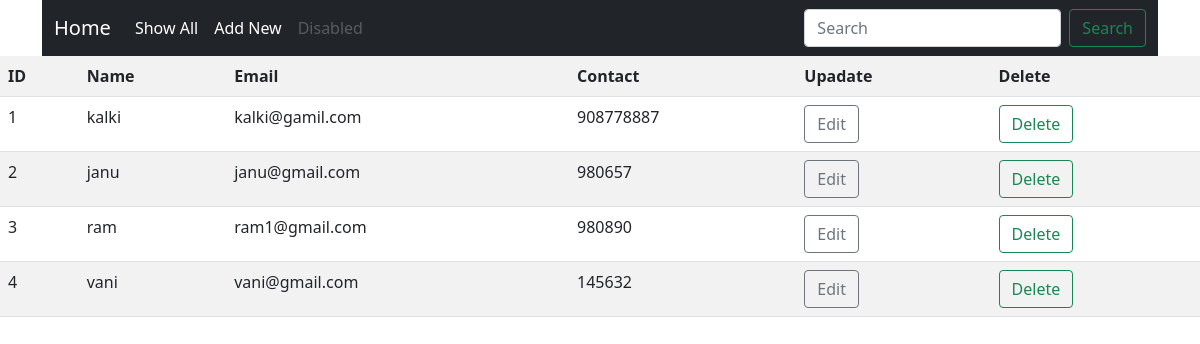
The page /show on the database its author committed.
### app33/models.py (models this page shows)
class User(models.Model):
    uid=models.CharField(max_length=20)
    uname=models.CharField(max_length=100)
    uemail=models.EmailField(max_length=100)
    ucontact=models.IntegerField()

### app33/views.py (the view)
# urls.py: path('show',views.show),
def show(request):
    user=User.objects.all
    return render(request,"show.html",{'user':user})

### templates/show.html
{% extends 'base.html' %}
{% block content %}
<table class="table table-striped" >
    <tr>
        <th>ID</th>
        <th>Name</th>
        <th>Email</th>
        <th>Contact</th>
        <th>Upadate</th>
        <th>Delete</th>
    </tr>
    {% for i in user %}
        <tr>
            <td>{{ i.uid }}</td>
            <td>{{ i.uname }}</td>
            <td>{{ i.uemail }}</td>
            <td>{{ i.ucontact }}</td>
            <td>
                <a class="btn btn-outline-secondary" href="edit/{{ i.id }}">Edit</a>
            </td>
            <td>
                <a class="btn btn-outline-success" href="delete/{{ i.id }}">Delete</a>
            </td>
        </tr>
    {% endfor %}
</table>
{% endblock %}

### templates/base.html (shortened to what this page needs)
<!doctype html>
<html lang="en">
  <head>
    <link href="https://cdn.jsdelivr.net/npm/bootstrap@5.0.1/dist/css/bootstrap.min.css" rel="stylesheet">
  </head>
  <body >
  <div class="container">
      <nav class="navbar navbar-expand-lg navbar-dark bg-dark">
          <div class="container-fluid">
              <a class="navbar-brand" href="/">Home</a>
              <div class="collapse navbar-collapse" id="navbarSupportedContent">
                  <ul class="navbar-nav me-auto mb-2 mb-lg-0">
                      <li class="nav-item">
                          <a class="nav-link active" aria-current="page" href="/show">Show All</a>
                      </li>
                      <li class="nav-item">
                          <a class="nav-link active" href="/load_form">Add New</a>
                      </li>
                      <li class="nav-item">
                          <a class="nav-link disabled" href="#" tabindex="-1" aria-disabled="true">Disabled</a>
                      </li>
                  </ul>
                  <form method="POST" action="/search/" class="d-flex" >
                      <input name="name" class="form-control me-2" type="search" placeholder="Search" aria-label="Search">
                      <button class="btn btn-outline-success" type="submit">Search</button>
                  </form>
              </div>
          </div>
      </nav>
  </div>
{% block content %}
{% endblock %}
  </body>
</html>

### rows shown on the page
User: uid "1", uname "kalki", uemail "kalki@gamil.com", ucontact "908778887"
User: uid "2", uname "janu", uemail "janu@gmail.com", ucontact "980657"
User: uid "3", uname "ram", uemail "ram1@gmail.com", ucontact "980890"
User: uid "4", uname "vani", uemail "vani@gmail.com", ucontact "145632"
